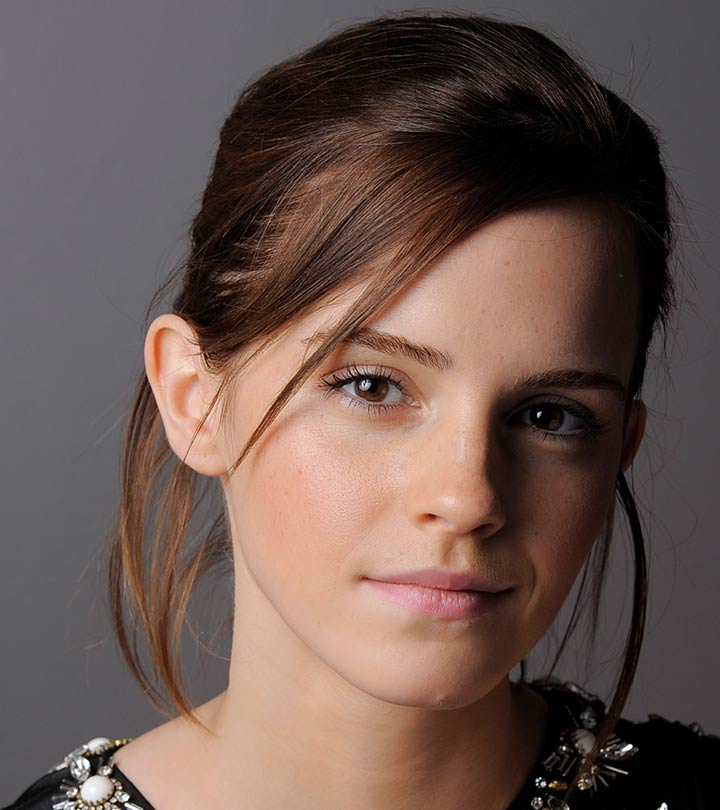
#> input picture a1images/emma.jpg, 720 x 810 px
$ jupyter execute Question_1.ipynb
#> lines starting #> are read from the running program, lines starting #| are printed output that depends on the picture
## 1. Intensity Transformation

[cell 1]
import cv2 as cv
import matplotlib.pyplot as plt
import numpy as np

[cell 2]
# Load grayscale image
Emma = cv.imread('a1images/emma.jpg', cv.IMREAD_GRAYSCALE)
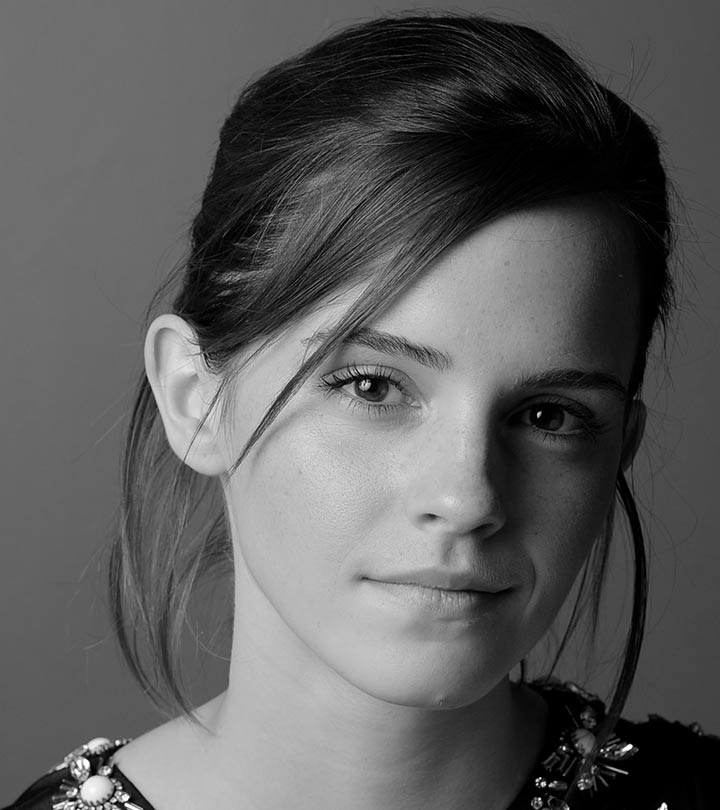
#> Emma: shape (810, 720); min 0, max 255, mean 92.3
assert Emma is not None

# Define transformation function
# Maps input 0–50 → output 0–50
t1 = np.linspace(0, 50, num=51).astype('uint8')
# Maps input 51–150 → output 100–255
t2 = np.linspace(100, 255, num=100).astype('uint8')
# Maps input 151–255 → output 150–255
t3 = np.linspace(150, 255, num=105).astype('uint8')

# Concatenate all segments to create the transformation array
t = np.concatenate((t1, t2, t3), axis=0).astype('uint8')
print(t.shape)

# Plot the array
plt.figure(figsize=(5, 5))
plt.plot(np.arange(256), t, color='blue', linewidth=2)
plt.title("Transformation Curve")
plt.xlabel("Input Intensity")
plt.ylabel("Output Intensity")
plt.xlim(0, 255)
plt.ylim(0, 255)
plt.grid(True)
plt.show()
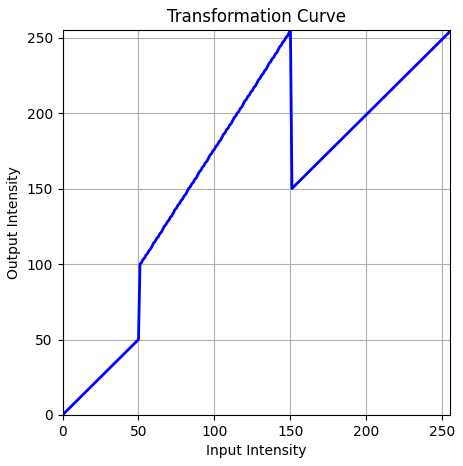
#> figure drawn by matplotlib, 1 panel; curve peaks at x = 150, y = 255

[cell 3]
# Apply transformation
g = t[Emma] # Map each pixel
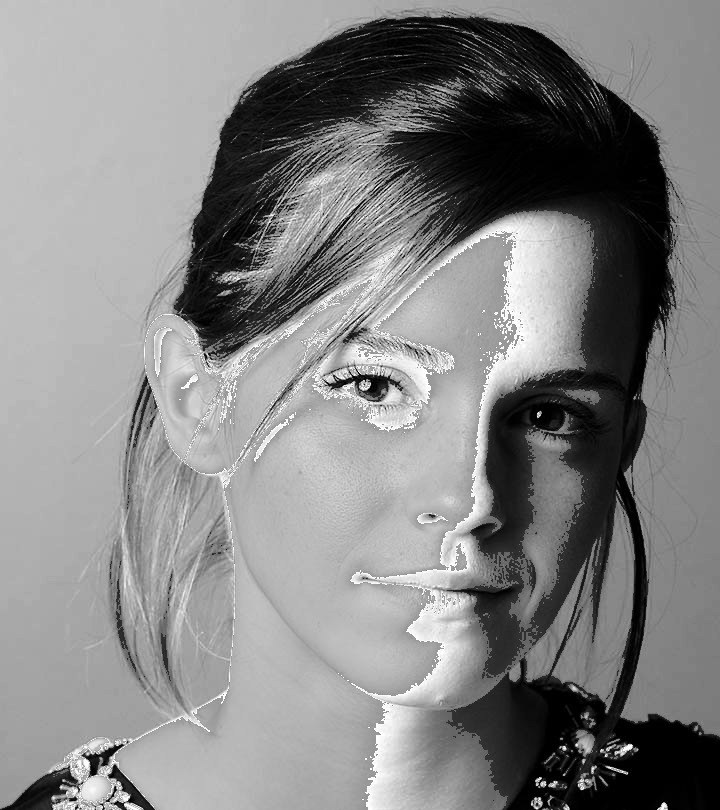
#> g: shape (810, 720); min 0, max 255, mean 132.4

# Display the image
fig, ax = plt.subplots(1, 2, figsize=(8, 6))
ax[0].imshow(Emma, cmap='gray', vmin=0, vmax=255)
ax[0].set_title('Original')
ax[0].axis('off')

ax[1].imshow(g, cmap='gray', vmin=0, vmax=255)
ax[1].set_title('Transformed')
ax[1].axis('off')

plt.tight_layout()
plt.show()
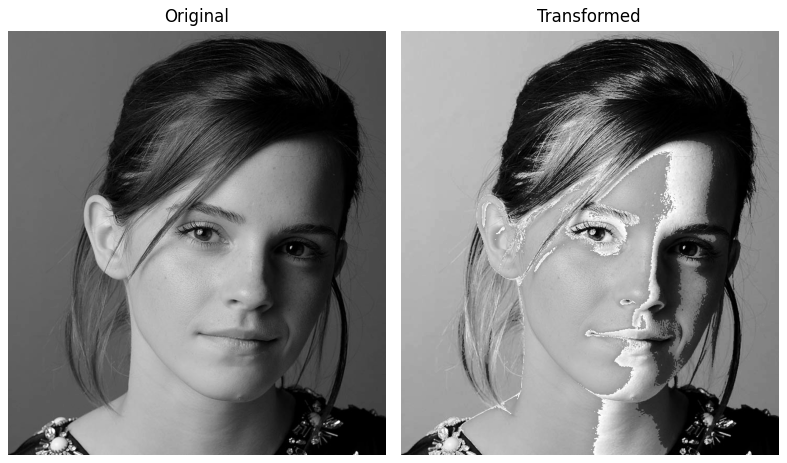
#> figure drawn by matplotlib, 2 panels

$ run again, with a1images/daisy.jpg copied over a1images/emma.jpg
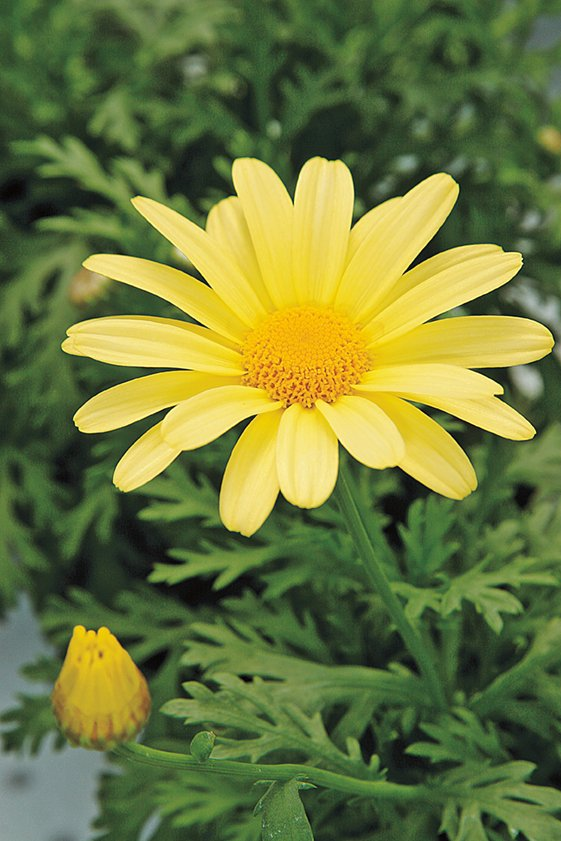
#> input picture a1images/daisy.jpg, 561 x 841 px
#> `g = t[Emma]`:
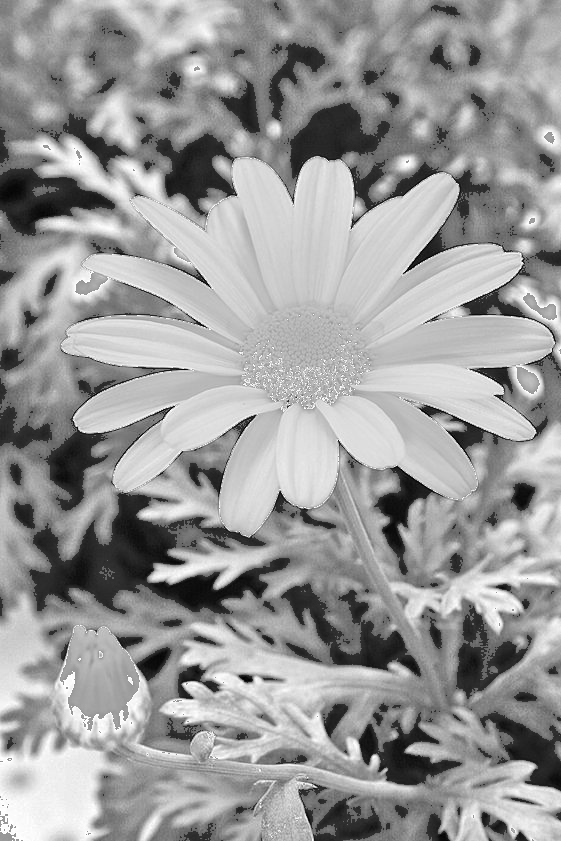
#> g: shape (841, 561); min 0, max 255, mean 154.2
#> `plt.show()`:
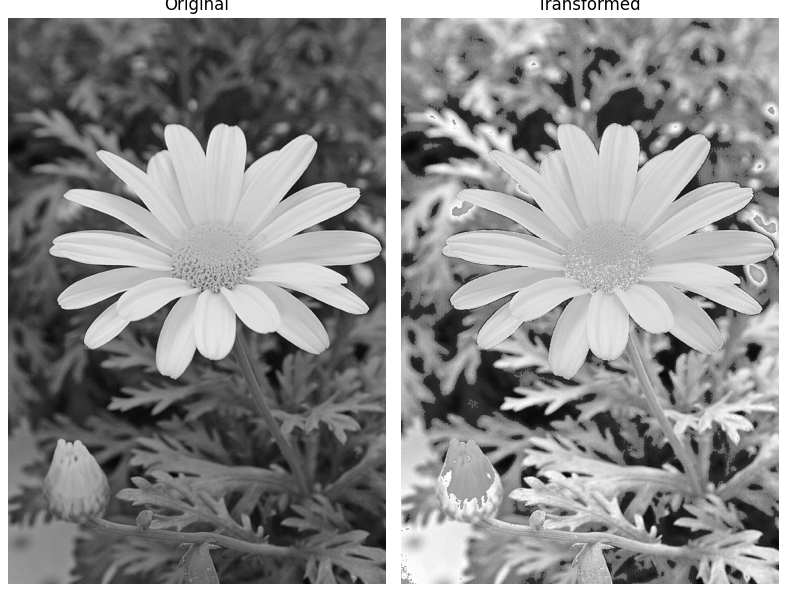
#> figure drawn by matplotlib, 2 panels

$ run again, with a1images/highlights_and_shadows.jpg copied over a1images/emma.jpg
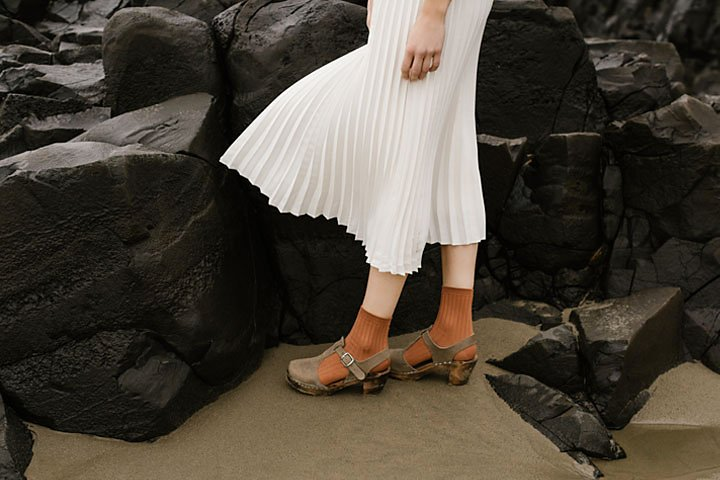
#> input picture a1images/highlights_and_shadows.jpg, 720 x 480 px
#> `g = t[Emma]`:
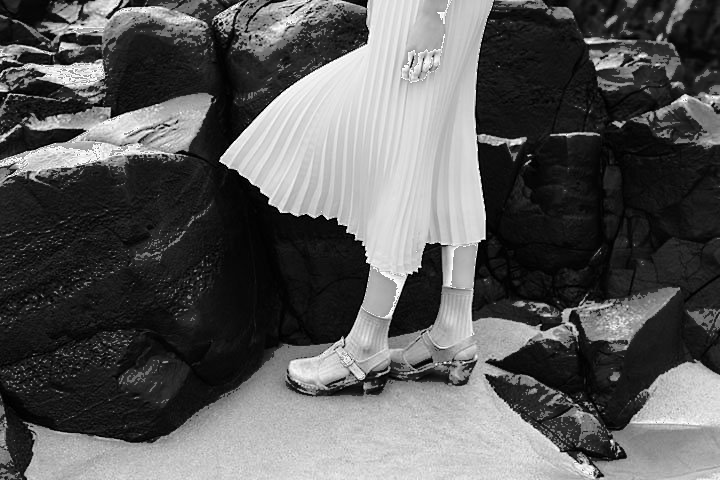
#> g: shape (480, 720); min 0, max 255, mean 91.1
#> `plt.show()`:
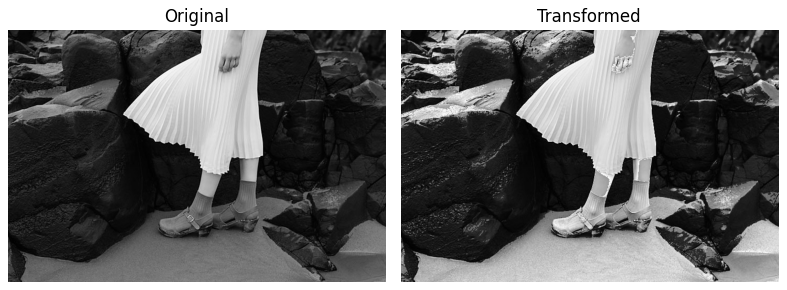
#> figure drawn by matplotlib, 2 panels

$ run again, with a1images/jeniffer.jpg copied over a1images/emma.jpg
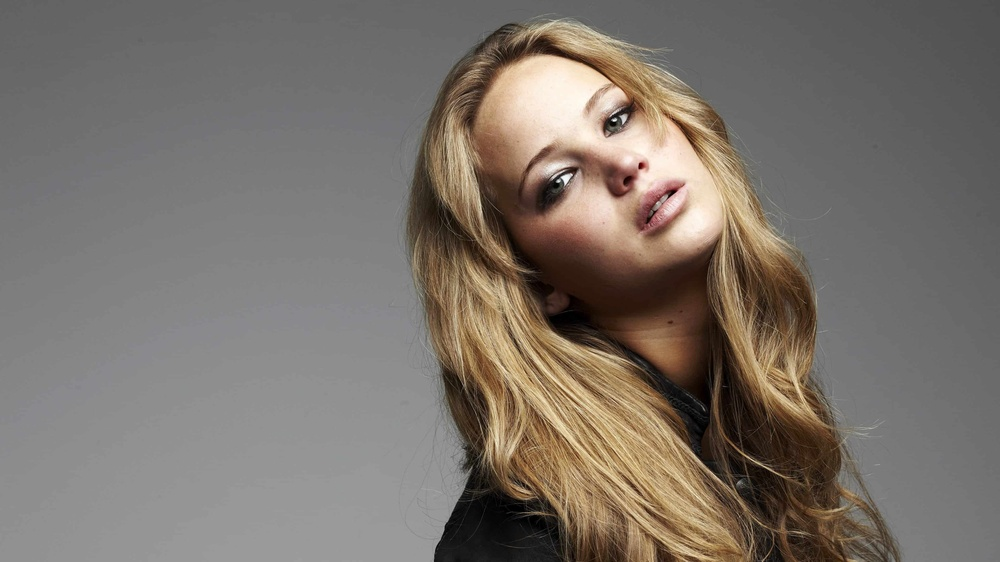
#> input picture a1images/jeniffer.jpg, 1000 x 562 px, shrunk from 3840 x 2160 before the run
#> `g = t[Emma]`:
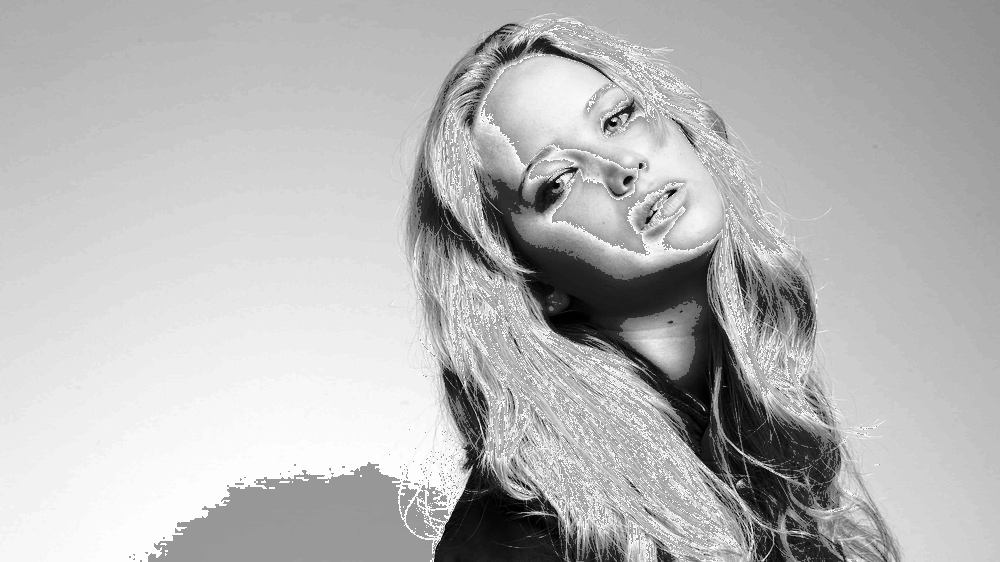
#> g: shape (562, 1000); min 0, max 255, mean 182.7
#> `plt.show()`:
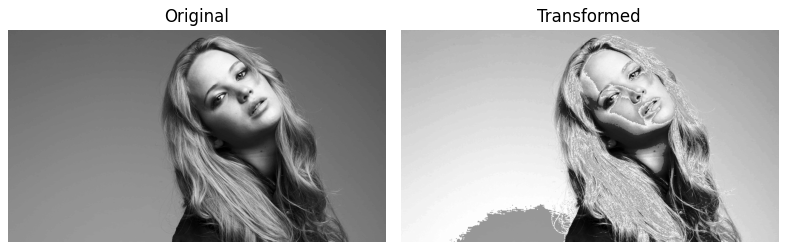
#> figure drawn by matplotlib, 2 panels
